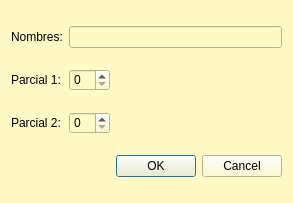
<?xml version="1.0" encoding="UTF-8"?>
<ui version="4.0">
 <class>IngresoForm</class>
 <widget class="QWidget" name="IngresoForm">
  <property name="geometry">
   <rect>
    <x>0</x>
    <y>0</y>
    <width>260</width>
    <height>203</height>
   </rect>
  </property>
  <property name="windowTitle">
   <string>Ingreso de estudiante</string>
  </property>
  <property name="windowIcon">
   <iconset resource="Recursos.qrc">
    <normaloff>:/add.ico</normaloff>:/add.ico</iconset>
  </property>
  <property name="styleSheet">
   <string notr="true">background-color: rgb(255, 250, 197);</string>
  </property>
  <layout class="QGridLayout" name="gridLayout">
   <item row="1" column="0">
    <widget class="QLabel" name="label_3">
     <property name="text">
      <string>Parcial 1:</string>
     </property>
    </widget>
   </item>
   <item row="0" column="0">
    <widget class="QLabel" name="label">
     <property name="text">
      <string>Nombres:</string>
     </property>
    </widget>
   </item>
   <item row="3" column="2">
    <widget class="QDialogButtonBox" name="buttonBox">
     <property name="standardButtons">
      <set>QDialogButtonBox::Cancel|QDialogButtonBox::Ok</set>
     </property>
    </widget>
   </item>
   <item row="2" column="2">
    <spacer name="horizontalSpacer">
     <property name="orientation">
      <enum>Qt::Horizontal</enum>
     </property>
     <property name="sizeHint" stdset="0">
      <size>
       <width>142</width>
       <height>20</height>
      </size>
     </property>
    </spacer>
   </item>
   <item row="0" column="1" colspan="2">
    <widget class="QLineEdit" name="editNombre"/>
   </item>
   <item row="1" column="1">
    <widget class="QSpinBox" name="spnNota1">
     <property name="maximum">
      <number>50</number>
     </property>
     <property name="displayIntegerBase">
      <number>10</number>
     </property>
    </widget>
   </item>
   <item row="2" column="0">
    <widget class="QLabel" name="label_4">
     <property name="text">
      <string>Parcial 2:</string>
     </property>
    </widget>
   </item>
   <item row="2" column="1">
    <widget class="QSpinBox" name="spnNota2">
     <property name="maximum">
      <number>50</number>
     </property>
    </widget>
   </item>
   <item row="1" column="2">
    <spacer name="horizontalSpacer_2">
     <property name="orientation">
      <enum>Qt::Horizontal</enum>
     </property>
     <property name="sizeHint" stdset="0">
      <size>
       <width>142</width>
       <height>20</height>
      </size>
     </property>
    </spacer>
   </item>
  </layout>
 </widget>
 <resources>
  <include location="Recursos.qrc"/>
 </resources>
 <connections/>
</ui>
